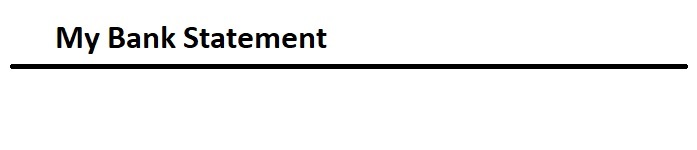
#> input picture pdf_maker/images/blanks/header.jpeg, 697 x 150 px
$ python -i image_builder.py   (imports and definitions only)
#> lines starting #> are read from the running program, lines starting #| are printed output that depends on the picture
from PIL import Image
import numpy as np
import uuid
import os
from PIL import ImageOps
import random
import string

# function to generate random numbers and letters
def random_string(string_length=10):
    """Generate a random string of fixed length """
    letters = string_length
    return ''.join(random.choice(string.ascii_letters) for i in range(letters))


def image_builder(img_path,bates=False, multiCheck = False):

#> called with img_path = 'images/blanks/blank.jpeg', bates = False, multiCheck = False
    img_path = img_path
    blank_image = "./images/blanks/blank.jpeg"
    img_header = "./images/blanks/header.jpeg"
    if multiCheck == True:
        num_its = int(len(img_path)/2)
        i0 = 0
        i1 = 1
        bi = 0
    else:
        num_its = int(len(img_path))
        i0 = 0
        bi=0


    for i in range(num_its):
        combined = []
        header = Image.open(img_header)
#> header is the input picture: PIL image 697x150 RGB; mean R, G, B 241.2, 241.2, 241.2
        header = header.resize((820, 150))
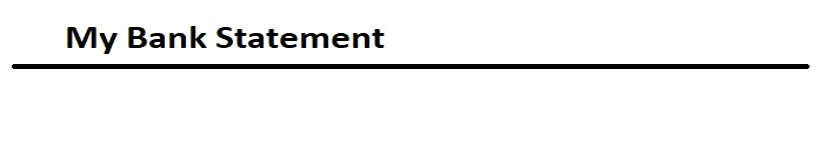
#> header: PIL image 820x150 RGB; mean R, G, B 241.2, 241.2, 241.2
        combined.append(header)
        if multiCheck == True:
            list_imgs = [ "./images/to_convert/" + img_path[i0], "./images/to_convert/" + img_path[i1]]
        else:
            list_imgs = [ "./images/to_convert/" + img_path[i0], blank_image]
        for img in list_imgs:
#> (the run stopped early here; a loop or call above may not have finished)
